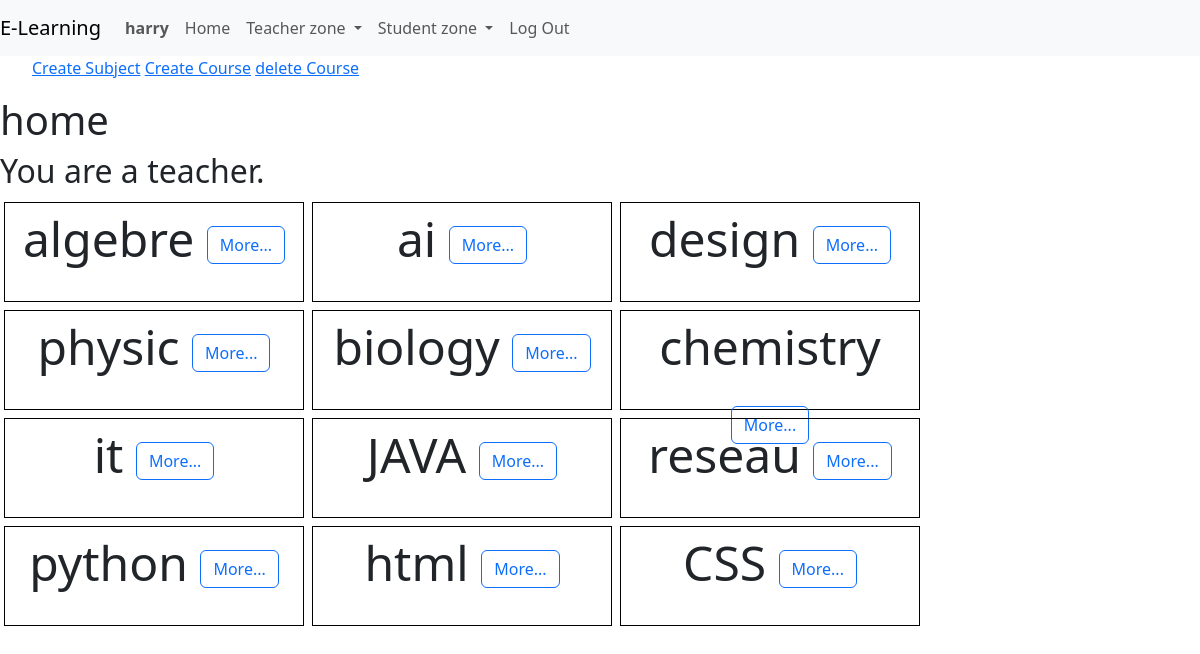
Screenshot of / (signed in) with the database file from the repository.
### e_learning/models.py (models this page shows)
class User(AbstractUser):
    pass

class Subject(models.Model):
    subject_name = models.CharField(max_length=100 ,unique=True)
    subject_description =models.TextField(blank=True)
    created_at = models.DateTimeField(auto_now_add=True)
    teacher = models.ForeignKey(Teacher, on_delete=models.CASCADE, related_name="subject_teacher")
    course= models.ManyToManyField(Course ,related_name="course_subject")
    enrolled_by = models.ManyToManyField(Student, through='enroll' , through_fields=('subject', 'student'),related_name='enrolled_sub')

### e_learning/views.py (the view)
# urls.py: path("", views.index, name="index"),
def index(request):
    user= request.user
    if user.is_authenticated:
        user1= User.objects.get(username=user.username)
        try:
            teacher= Teacher.objects.get(teacher_user=user1)
            subjects= Subject.objects.all()
            return render(request, "e_learning/index.html",{
                "teacher": teacher,
                "subjects": subjects,
                "message": "You are  a teacher."
            })
        except Teacher.DoesNotExist:
            try:
                students= Student.objects.get(student_user=user1)
                subjects= Subject.objects.all()
                return render(request, "e_learning/index.html",{
                        "student": students,
                        "subjects": subjects,
                        "message": "You are  a student."})
            except Student.DoesNotExist:
                try:
                    admin= Admin.objects.get(admin_user=user1)
                    subjects= Subject.objects.all()
                    return render(request, "e_learning/index.html",{
                        "admin": admin,
                        "subjects": subjects,
                        "message": "You are  a admin."
                    })
                except Admin.DoesNotExist:
                    return render(request, "e_learning/index.html", {
                        "subjects": Subject.objects.all(),
                  "message": "You are a guest."})
    else:
         return render(request, "e_learning/index.html", {
                        "message": "Please log in to access this page."
          })

### e_learning/templates/e_learning/index.html (shortened to what this page needs)
{% extends "e_learning/layout.html" %}
{% load static %}
{% block body %}
<ul>
<a href="{% url 'create_subject' %}">Create Subject</a>
<a href="{% url 'create_course' %}">Create Course</a>
<a href="{% url 'delete_course' %}">delete Course</a>
</ul>
<h1> home</h1>
{% if user.is_authenticated %}
 <h2>{{message}}</h2>
{% endif %}
<div style="display: flex; flex-wrap: wrap;
align-content: flex-start;
">
    {% for subject in subjects %}
    <div id="subject{{subject.id}}" style="border: 1px solid black ; height: 100px;width: 300px; margin: 4px; text-align: center; font-size: 3em;" >
       {{subject.subject_name}}
       <a href="{%url 'subject' subject.subject_name %}" class="btn btn-outline-primary">More... </a>
    </div>
    {% endfor %}
</div>
{% endblock %}

### e_learning/templates/e_learning/layout.html (shortened to what this page needs)
{% load static %}
<!DOCTYPE html>
<html lang="en">
    <head>
        <link href="https://cdn.jsdelivr.net/npm/bootstrap@5.3.3/dist/css/bootstrap.min.css" rel="stylesheet">
        <link rel="stylesheet" href="{% static 'e_learning/styles.css' %}" >
    </head>
    <body>
        <nav class="navbar navbar-expand-lg navbar-light bg-light">
            <a class="navbar-brand" href="#">E-Learning</a>
            <div>
              <ul class="navbar-nav mr-auto">
                {% if user.is_authenticated %}
                    <li class="nav-item">
                        <a class="nav-link" href=""><strong>{{ user.username }}</strong></a>
                    </li>
                {% endif %}
                <li class="nav-item">
                  <a class="nav-link" href="{% url 'index' %}">Home</a>
                </li>
                {% if user.is_authenticated %}
                   <li class="nav-item dropdown">
                    <a class="nav-link dropdown-toggle"  role="button" data-bs-toggle="dropdown" aria-expanded="false">
                      Teacher zone
                    </a>
                  </li>
                  <li class="nav-item dropdown">
                    <a class="nav-link dropdown-toggle"  role="button" data-bs-toggle="dropdown" aria-expanded="false">
                      Student zone
                    </a>
                  </li>
                        <li class="nav-item"><a class="nav-link" href="{% url 'logout' %}">Log Out</a>
                    </li>
                {% endif %}
              </ul>
            </div>
          </nav>
        <div class="body">
            {% block body %}
            {% endblock %}
        </div>
    </body>
    </html>

### rows the page displays
User: username "harry"
Subject: {{ subject.id }} 10 (drawn), subject_name "algebre"
Subject: subject_name "ai"
Subject: subject_name "design"
Subject: subject_name "physic"
Subject: subject_name "biology"
Subject: subject_name "chemistry"
Subject: subject_name "it"
Subject: subject_name "JAVA"
Subject: subject_name "reseau"
Subject: subject_name "python"
Subject: subject_name "html"
Subject: subject_name "CSS"

### other values shown
{{ message }} "You are a teacher."
